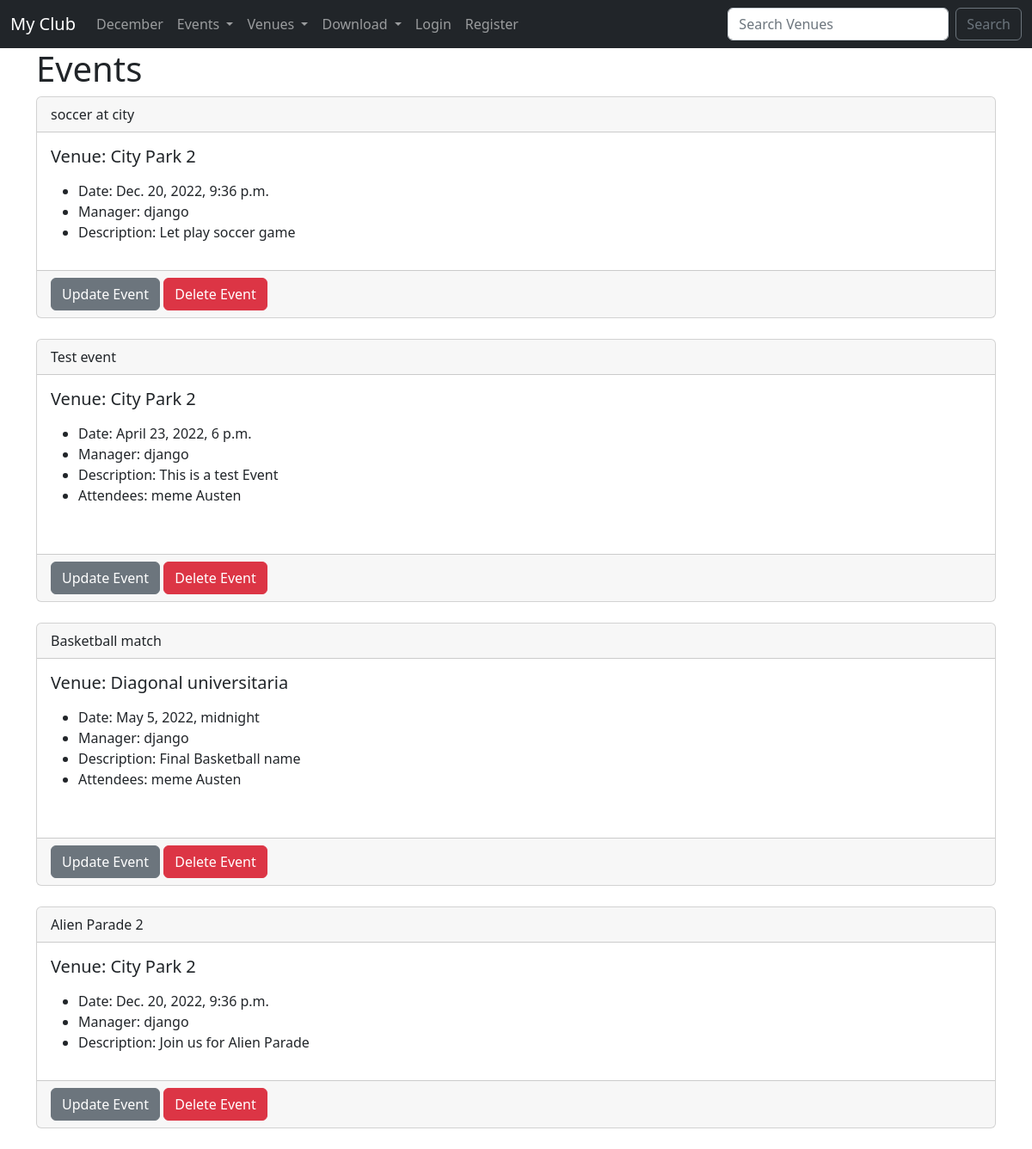
The app's page /events with its own data.
### events/models.py (models this page shows)
class Event(models.Model):
	name = models.CharField('Event name',max_length=120,)
	event_date = models.DateTimeField('Event date')
	venue = models.ForeignKey(Venue,blank=True,null=True,on_delete=models.CASCADE)
	manager = models.ForeignKey(User,blank=True,null=True,on_delete=models.SET_NULL)
	description = models.TextField(blank=True)
	attendees = models.ManyToManyField(MyClubUser,blank=True)
	def __str__(self):
		return self.name

class Venue(models.Model):
	name = models.CharField('Venue Name',max_length=120)
	address = models.CharField(max_length=300)
	zip_code = models.CharField('Zip code',max_length=55)
	phone = models.CharField('Contact Phone',max_length=8,blank=True)
	web = models.URLField('Website Addres',blank=True)
	email_address = models.EmailField('Email',blank=True)
	def __str__(self):
		return self.name

class MyClubUser(models.Model):
	first_name = models.CharField(max_length=100)
	last_name = models.CharField(max_length=100)
	email = models.EmailField('User Email')
	def __str__(self):
		return self.first_name + ' ' + self.last_name

### events/views.py (the view)
# urls.py: path('events',views.all_events,name="list-events"),
def all_events(request):
	event_list = Event.objects.all().order_by('-name')
	return render(request,'events/event_list.html',
		{'event_list':event_list})

### events/templates/events/event_list.html
{% extends 'events/base.html' %}
{% block content %}
<h1>Events</h1>
{%for event in event_list%}
	<div class="card">
  <div class="card-header">
    {{event}}
  </div>
  <div class="card-body">
    <h5 class="card-title">Venue: {{event.venue}}</h5>
    <p class="card-text">
    	<ul>
		<li>Date: {{event.event_date}}</li>
		<li>Manager: {{event.manager}}</li>
		<li>Description: {{event.description}}</li>
		{% for user in event.attendees.all %}
		<li>Attendees: {{user}}</li>
		<br/>
		{% endfor %}
	</ul>
    </p>
  </div>
  <div class="card-footer">
		  <a href="{% url 'update-event' event.id %}" class="btn btn-secondary">Update Event</a>
          <a href="{% url 'delete-event' event.id %}" class="btn btn-danger">Delete Event</a>
  </div>
</div>
	<br/>
{% endfor %}
{% endblock %}

### records on screen
Event: name "soccer at city", venue "City Park 2", event_date "Dec. 20, 2022, 9:36 p.m.", manager "django", description "Let play soccer game"
Event: name "Test event", venue "City Park 2", event_date "April 23, 2022, 6 p.m.", manager "django", description "This is a test Event"
MyClubUser: first_name+last_name "meme Austen"
Event: name "Basketball match", venue "Diagonal universitaria", event_date "May 5, 2022, midnight", manager "django", description "Final Basketball name"
Event: name "Alien Parade 2", venue "City Park 2", event_date "Dec. 20, 2022, 9:36 p.m.", manager "django", description "Join us for Alien Parade"
